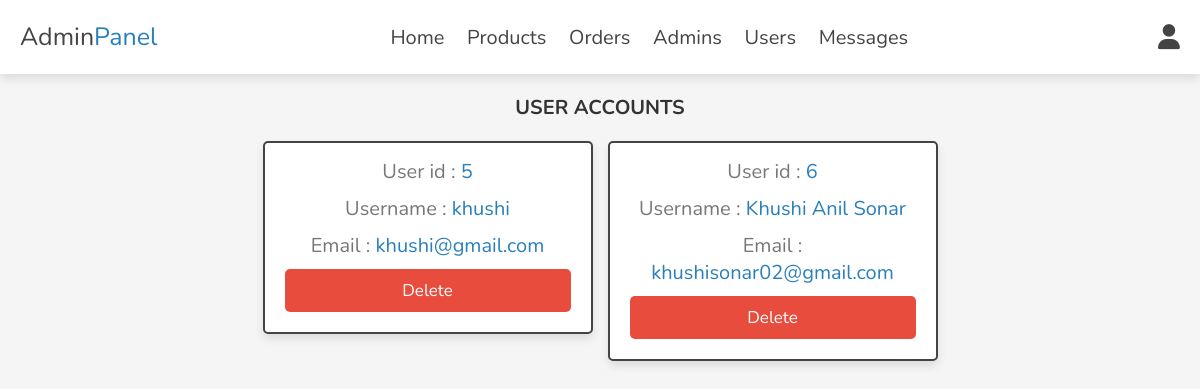
Page /admin/users_accounts.php (signed in) on the earlier database version.
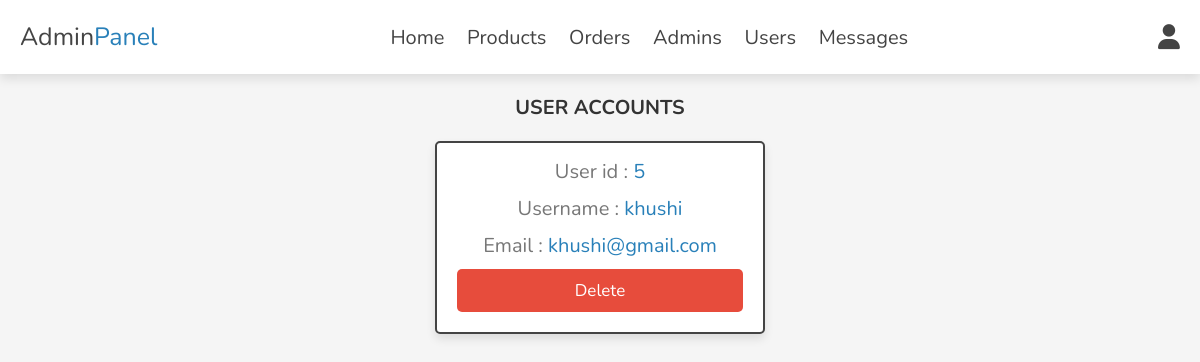
Same page on the later database version.
### tables this page shows
CREATE TABLE `users` (
  `id` int(100) NOT NULL,
  `name` varchar(20) NOT NULL,
  `email` varchar(50) NOT NULL,
  `password` varchar(50) NOT NULL
);

### admin/users_accounts.php (the view, shortened to what this page needs)
<?php
include '../components/connect.php';
?>
<!DOCTYPE html>
<html lang="en">
<head>
   <link rel="stylesheet" href="https://cdnjs.cloudflare.com/ajax/libs/font-awesome/6.1.1/css/all.min.css">
   <link rel="stylesheet" href="../css/admin_style.css">
</head>
<body>
<?php include '../components/admin_header.php'; ?>
<section class="accounts">
   <h1 class="heading">User accounts</h1>
   <div class="box-container">
   <?php
      $select_accounts = $conn->prepare("SELECT * FROM `users`");
      $select_accounts->execute();
      if($select_accounts->rowCount() > 0){
         while($fetch_accounts = $select_accounts->fetch(PDO::FETCH_ASSOC)){
   ?>
   <div class="box">
      <p> User id : <span><?= $fetch_accounts['id']; ?></span> </p>
      <p> Username : <span><?= $fetch_accounts['name']; ?></span> </p>
      <p> Email : <span><?= $fetch_accounts['email']; ?></span> </p>
      <a href="users_accounts.php?delete=<?= $fetch_accounts['id']; ?>" onclick="return confirm('delete this account? the user related information will also be delete!')" class="delete-btn">delete</a>
   </div>
   <?php
         }
      }else{
         echo '<p class="empty">no accounts available!</p>';
      }
   ?>
   </div>
</section>
</body>
</html>

Differences in the rows shown:
removed users: id "6", name "Khushi Anil Sonar", email "khushisonar02@gmail.com"
